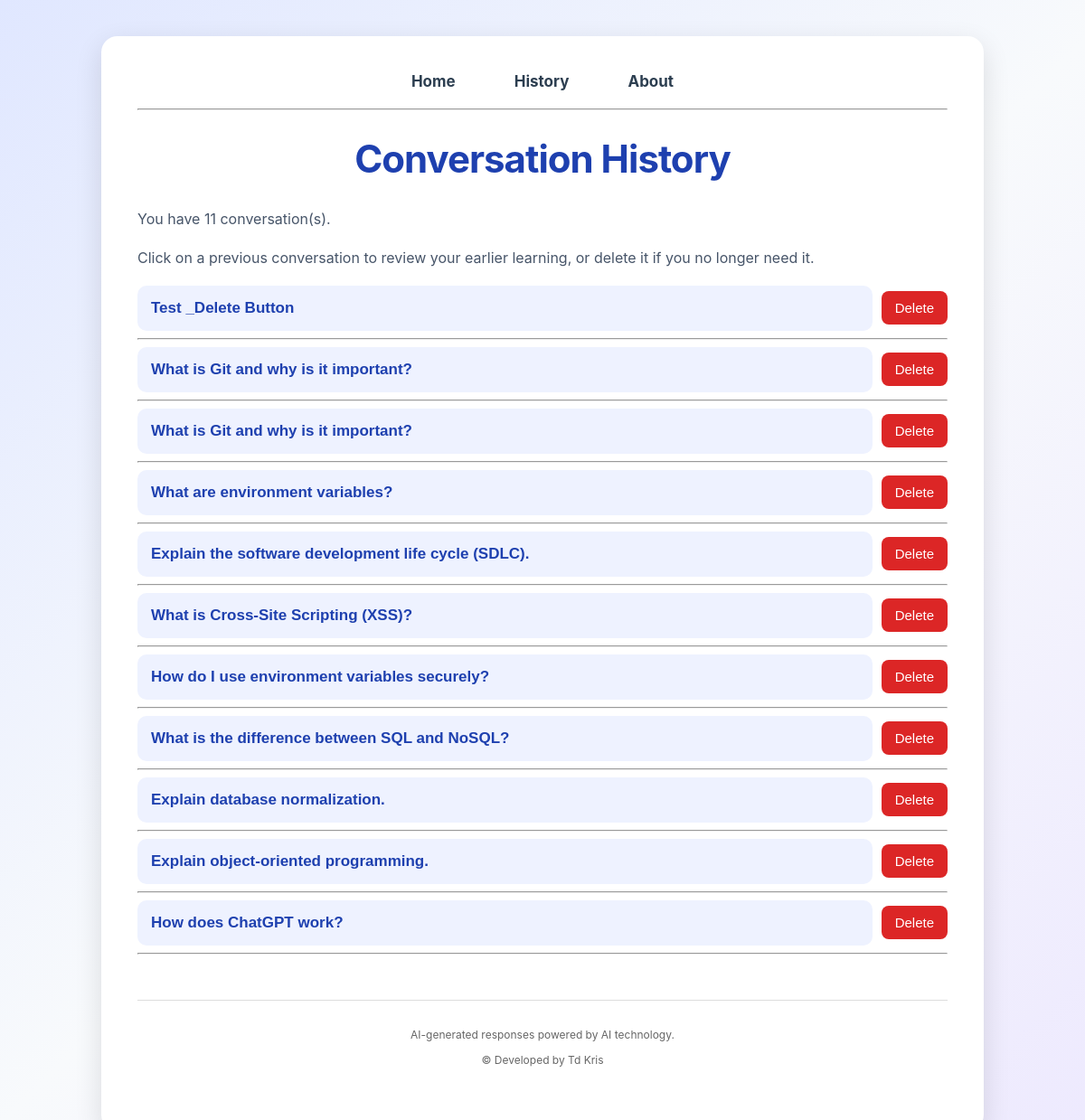
Before: /history with the older database file.
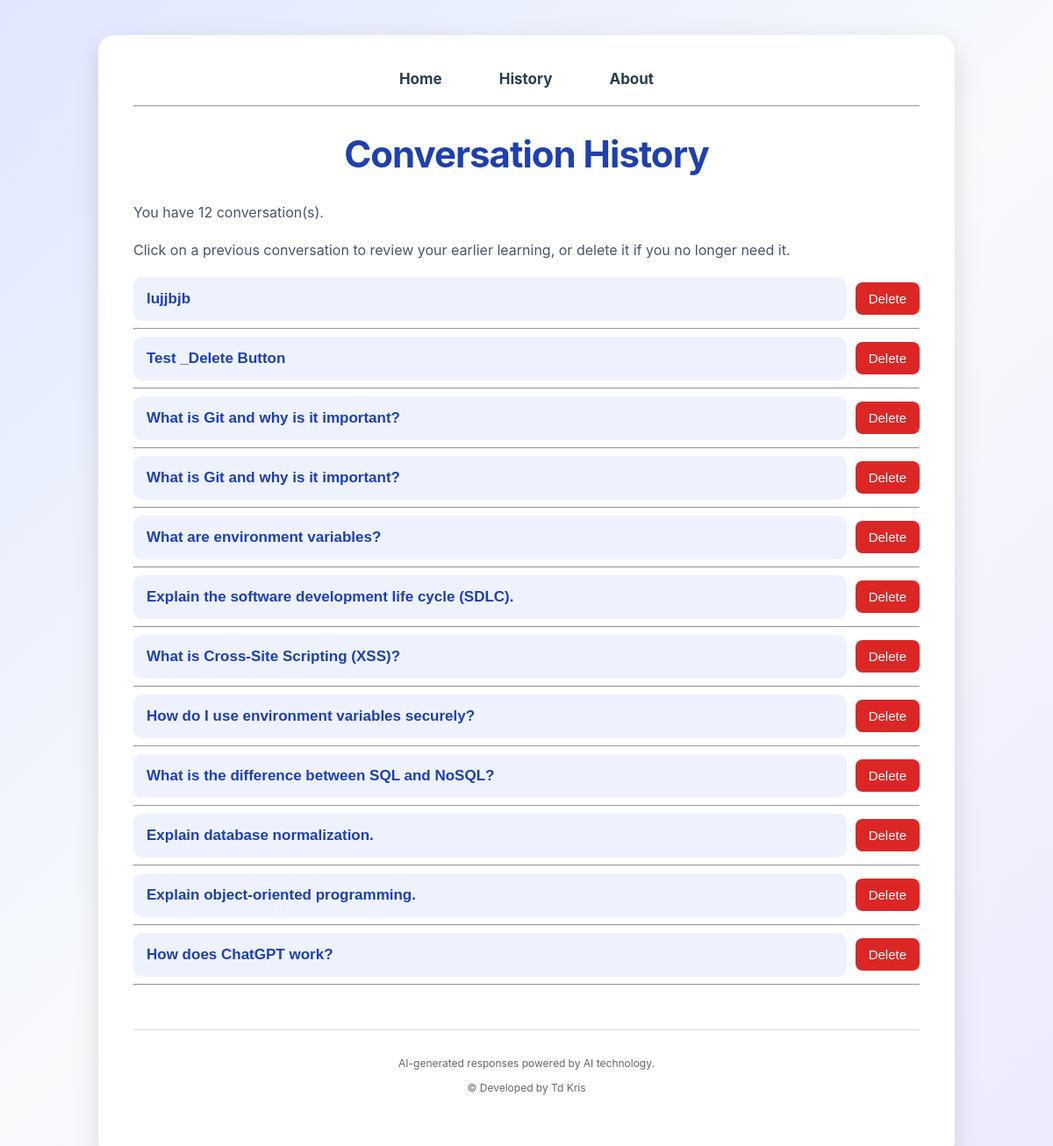
After: the same page with the newer database file.
### tables this page shows
CREATE TABLE conversations(
            id INTEGER PRIMARY KEY AUTOINCREMENT,
            question TEXT,
            answer TEXT,
            created_at TIMESTAMP DEFAULT CURRENT_TIMESTAMP
        );

### app/main.py (the view)
@app.get("/history", response_class=HTMLResponse)
async def history(request: Request):
    conversations = get_all_conversations()
    return templates.TemplateResponse(
        request=request,
        name="history.html",
        context={
            "request": request,
            "conversations": conversations
        }
    )

### app/templates/history.html (shortened to what this page needs)
<!DOCTYPE html>
<html>
<head>
    <link rel="stylesheet" href="/static/style.css">
</head>
<body>
<div class="container">
<nav>
    <a href="/">Home</a>
    <a href="/history">History</a>
    <a href="/about">About</a>
</nav>
<hr>
<h1>Conversation History</h1>
<p>You have {{ conversations|length }} conversation(s).</p>
<p>Click on a previous conversation to review your earlier learning, or delete it if you no longer need it.</p>
{% if conversations %}
{% for conversation in conversations %}
    <div class="history-menu">
    <div class="history-header">
    <button class="history-question" onclick="toggleanswer('{{ loop.index }}')">
    {{ conversation["question"] }}
    </button>
    <form method="post"
        action="/delete/{{ conversation['id'] }}"
        onsubmit="return confirm('Are you sure you want to delete this conversation?');">
        <button class="delete-button" type="submit">
         Delete
    </button>
    </form>
</div>
</div>
<hr>
{% endfor %}
{% else %}
<div class="no-history">
    <h3> No Conversation History </h3>
</div>
{% endif %}
    <footer>
    <p>
         AI-generated responses powered by AI technology.
    </p>
    <p>
        &copy;  Developed by Td Kris
    </p>
</footer>
</div>
</body>
</html>

Changed rows visible on the page:
added conversations: question "lujjbjb"
Other visible differences:
{{ conversations|length }}: "11" → "12"
